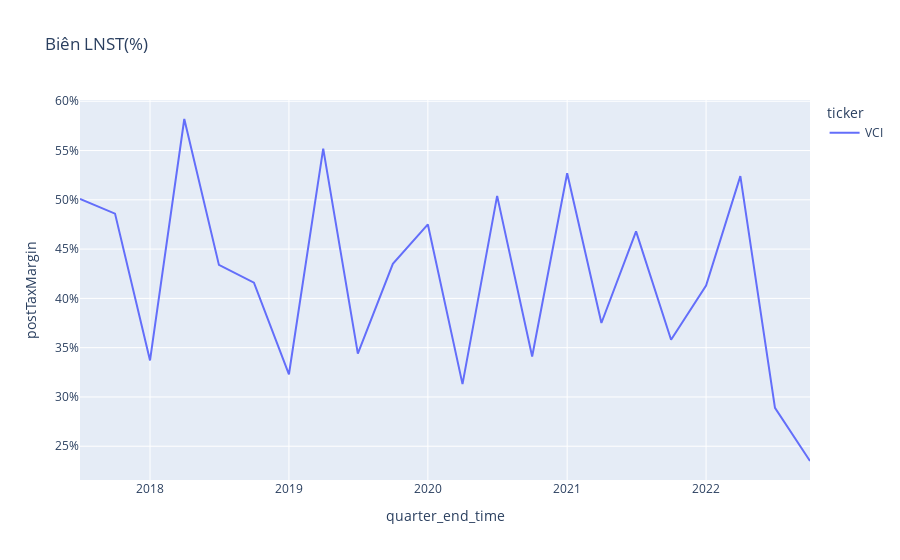

Notebook code for this chart:
### Markdown cell above
## Biên LNST(%)

### Code cell
import seaborn as sns
import plotly.express as px

fig = px.line(
    balancesheet_financialratio_incomestatement_per_group,
    x="quarter_end_time",
    y="postTaxMargin",
    color="ticker",
    title="Biên LNST(%)",
)
fig.layout.yaxis.tickformat = ',.0%'
fig.show()

### Figure 1 — Plotly figure (JSON) as saved in the notebook; plotly's stock layout.template omitted (floating-point values rounded to 4 significant figures)
{"data": [{"hovertemplate": "ticker=VCI<br>quarter_end_time=%{x}<br>postTaxMargin=%{y}<extra></extra>", "legendgroup": "VCI", "line": {"color": "#636efa", "dash": "solid"}, "marker": {"symbol": "circle"}, "mode": "lines", "name": "VCI", "orientation": "v", "showlegend": true, "type": "scatter", "x": ["2022-09-30T23:59:59.999999", "2022-06-30T23:59:59.999999", "2022-03-31T23:59:59.999999", "2021-12-31T23:59:59.999999", "2021-09-30T23:59:59.999999", "2021-06-30T23:59:59.999999", "2021-03-31T23:59:59.999999", "2020-12-31T23:59:59.999999", "2020-09-30T23:59:59.999999", "2020-06-30T23:59:59.999999", "2020-03-31T23:59:59.999999", "2019-12-31T23:59:59.999999", "2019-09-30T23:59:59.999999", "2019-06-30T23:59:59.999999", "2019-03-31T23:59:59.999999", "2018-12-31T23:59:59.999999", "2018-09-30T23:59:59.999999", "2018-06-30T23:59:59.999999", "2018-03-31T23:59:59.999999", "2017-12-31T23:59:59.999999", "2017-09-30T23:59:59.999999", "2017-06-30T23:59:59.999999"], "xaxis": "x", "y": [0.235, 0.289, 0.524, 0.413, 0.358, 0.468, 0.375, 0.527, 0.341, 0.504, 0.313, 0.475, 0.435, 0.344, 0.552, 0.323, 0.416, 0.434, 0.582, 0.337, 0.486, 0.501], "yaxis": "y"}], "layout": {"legend": {"title": {"text": "ticker"}, "tracegroupgap": 0}, "title": {"text": "Biên LNST(%)"}, "xaxis": {"anchor": "y", "domain": [0, 1], "title": {"text": "quarter_end_time"}}, "yaxis": {"anchor": "x", "domain": [0, 1], "tickformat": ",.0%", "title": {"text": "postTaxMargin"}}}}
